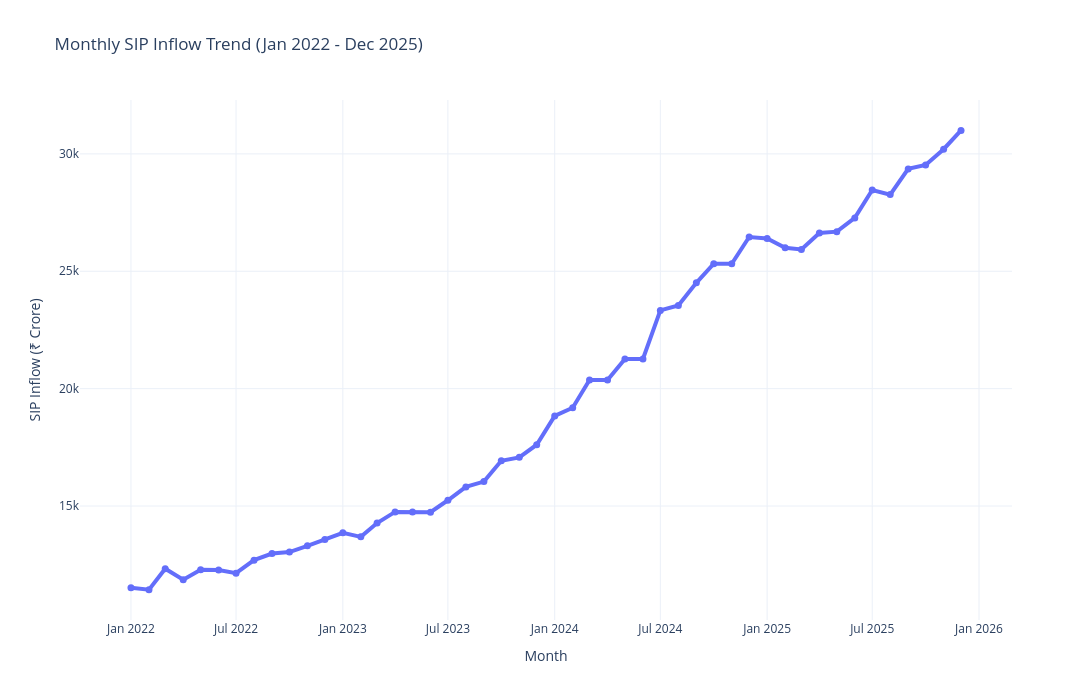

This figure's notebook cell:
### Code cell
fig = px.line(

    sip,

    x="month",

    y="sip_inflow_crore",

    markers=True,

    title="Monthly SIP Inflow Trend (Jan 2022 - Dec 2025)"

)

fig.update_traces(

    line=dict(width=4),

    marker=dict(size=7)

)

fig.update_layout(

    template="plotly_white",

    width=1400,

    height=700,

    xaxis_title="Month",

    yaxis_title="SIP Inflow (₹ Crore)",

    hovermode="x unified"

)

### Figure 1 — Plotly figure (JSON) as saved in the notebook; plotly's stock layout.template omitted (floating-point values rounded to 4 significant figures)
{"data": [{"hovertemplate": "month=%{x}<br>sip_inflow_crore=%{y}<extra></extra>", "legendgroup": "", "line": {"color": "#636efa", "dash": "solid", "width": 4}, "marker": {"size": 7, "symbol": "circle"}, "mode": "lines+markers", "name": "", "orientation": "v", "showlegend": false, "type": "scatter", "x": ["2022-01-01T00:00:00", "2022-02-01T00:00:00", "2022-03-01T00:00:00", "2022-04-01T00:00:00", "2022-05-01T00:00:00", "2022-06-01T00:00:00", "2022-07-01T00:00:00", "2022-08-01T00:00:00", "2022-09-01T00:00:00", "2022-10-01T00:00:00", "2022-11-01T00:00:00", "2022-12-01T00:00:00", "2023-01-01T00:00:00", "2023-02-01T00:00:00", "2023-03-01T00:00:00", "2023-04-01T00:00:00", "2023-05-01T00:00:00", "2023-06-01T00:00:00", "2023-07-01T00:00:00", "2023-08-01T00:00:00", "2023-09-01T00:00:00", "2023-10-01T00:00:00", "2023-11-01T00:00:00", "2023-12-01T00:00:00", "2024-01-01T00:00:00", "2024-02-01T00:00:00", "2024-03-01T00:00:00", "2024-04-01T00:00:00", "2024-05-01T00:00:00", "2024-06-01T00:00:00", "2024-07-01T00:00:00", "2024-08-01T00:00:00", "2024-09-01T00:00:00", "2024-10-01T00:00:00", "2024-11-01T00:00:00", "2024-12-01T00:00:00", "2025-01-01T00:00:00", "2025-02-01T00:00:00", "2025-03-01T00:00:00", "2025-04-01T00:00:00", "2025-05-01T00:00:00", "2025-06-01T00:00:00", "2025-07-01T00:00:00", "2025-08-01T00:00:00", "2025-09-01T00:00:00", "2025-10-01T00:00:00", "2025-11-01T00:00:00", "2025-12-01T00:00:00"], "xaxis": "x", "y": [11517, 11438, 12328, 11863, 12286, 12276, 12140, 12694, 12976, 13040, 13306, 13573, 13856, 13687, 14276, 14749, 14749, 14734, 15245, 15814, 16042, 16928, 17073, 17610, 18838, 19187, 20371, 20371, 21262, 21262, 23332, 23547, 24509, 25323, 25320, 26459, 26400, 25999, 25926, 26632, 26688, 27274, 28464, 28265, 29361, 29529, 30200, 31002], "yaxis": "y"}], "layout": {"height": 700, "hovermode": "x unified", "legend": {"tracegroupgap": 0}, "title": {"text": "Monthly SIP Inflow Trend (Jan 2022 - Dec 2025)"}, "width": 1400, "xaxis": {"anchor": "y", "domain": [0, 1], "title": {"text": "Month"}}, "yaxis": {"anchor": "x", "domain": [0, 1], "title": {"text": "SIP Inflow (₹ Crore)"}}}}
